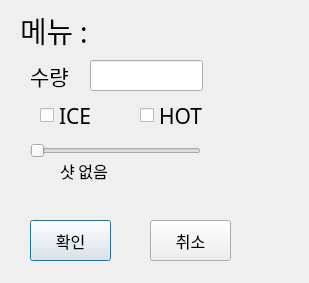
<?xml version="1.0" encoding="UTF-8"?>
<ui version="4.0">
 <class>order</class>
 <widget class="QDialog" name="order">
  <property name="windowModality">
   <enum>Qt::ApplicationModal</enum>
  </property>
  <property name="geometry">
   <rect>
    <x>0</x>
    <y>0</y>
    <width>309</width>
    <height>283</height>
   </rect>
  </property>
  <property name="font">
   <font>
    <family>휴먼둥근헤드라인</family>
    <pointsize>12</pointsize>
   </font>
  </property>
  <property name="windowTitle">
   <string>카페주문</string>
  </property>
  <widget class="QLabel" name="menu_label">
   <property name="geometry">
    <rect>
     <x>20</x>
     <y>10</y>
     <width>281</width>
     <height>41</height>
    </rect>
   </property>
   <property name="font">
    <font>
     <family>휴먼둥근헤드라인</family>
     <pointsize>22</pointsize>
    </font>
   </property>
   <property name="text">
    <string>메뉴 : </string>
   </property>
  </widget>
  <widget class="QCheckBox" name="ice_checkbox">
   <property name="geometry">
    <rect>
     <x>40</x>
     <y>90</y>
     <width>71</width>
     <height>51</height>
    </rect>
   </property>
   <property name="font">
    <font>
     <family>휴먼둥근헤드라인</family>
     <pointsize>16</pointsize>
    </font>
   </property>
   <property name="text">
    <string>ICE</string>
   </property>
  </widget>
  <widget class="QCheckBox" name="hot_checkbox">
   <property name="geometry">
    <rect>
     <x>140</x>
     <y>90</y>
     <width>91</width>
     <height>51</height>
    </rect>
   </property>
   <property name="font">
    <font>
     <pointsize>16</pointsize>
    </font>
   </property>
   <property name="text">
    <string>HOT</string>
   </property>
  </widget>
  <widget class="QPushButton" name="check_button">
   <property name="geometry">
    <rect>
     <x>30</x>
     <y>220</y>
     <width>81</width>
     <height>41</height>
    </rect>
   </property>
   <property name="text">
    <string>확인</string>
   </property>
  </widget>
  <widget class="QPushButton" name="cancel_button">
   <property name="geometry">
    <rect>
     <x>150</x>
     <y>220</y>
     <width>81</width>
     <height>41</height>
    </rect>
   </property>
   <property name="text">
    <string>취소</string>
   </property>
  </widget>
  <widget class="QLabel" name="shotcost_label">
   <property name="geometry">
    <rect>
     <x>60</x>
     <y>160</y>
     <width>171</width>
     <height>21</height>
    </rect>
   </property>
   <property name="text">
    <string>샷 없음</string>
   </property>
  </widget>
  <widget class="QSlider" name="shot_slider">
   <property name="geometry">
    <rect>
     <x>30</x>
     <y>140</y>
     <width>171</width>
     <height>22</height>
    </rect>
   </property>
   <property name="cursor">
    <cursorShape>ArrowCursor</cursorShape>
   </property>
   <property name="maximum">
    <number>2</number>
   </property>
   <property name="orientation">
    <enum>Qt::Horizontal</enum>
   </property>
  </widget>
  <widget class="QLineEdit" name="num_line">
   <property name="geometry">
    <rect>
     <x>90</x>
     <y>60</y>
     <width>113</width>
     <height>31</height>
    </rect>
   </property>
  </widget>
  <widget class="QLabel" name="num_label">
   <property name="geometry">
    <rect>
     <x>30</x>
     <y>60</y>
     <width>51</width>
     <height>31</height>
    </rect>
   </property>
   <property name="font">
    <font>
     <pointsize>16</pointsize>
    </font>
   </property>
   <property name="text">
    <string>수량</string>
   </property>
  </widget>
 </widget>
 <resources/>
 <connections>
  <connection>
   <sender>cancel_button</sender>
   <signal>clicked()</signal>
   <receiver>order</receiver>
   <slot>cancel_clicked()</slot>
   <hints>
    <hint type="sourcelabel">
     <x>173</x>
     <y>234</y>
    </hint>
    <hint type="destinationlabel">
     <x>197</x>
     <y>180</y>
    </hint>
   </hints>
  </connection>
  <connection>
   <sender>ice_checkbox</sender>
   <signal>clicked()</signal>
   <receiver>order</receiver>
   <slot>ice_clicked()</slot>
   <hints>
    <hint type="sourcelabel">
     <x>80</x>
     <y>108</y>
    </hint>
    <hint type="destinationlabel">
     <x>235</x>
     <y>131</y>
    </hint>
   </hints>
  </connection>
  <connection>
   <sender>hot_checkbox</sender>
   <signal>clicked()</signal>
   <receiver>order</receiver>
   <slot>hot_clicked()</slot>
   <hints>
    <hint type="sourcelabel">
     <x>186</x>
     <y>106</y>
    </hint>
    <hint type="destinationlabel">
     <x>206</x>
     <y>82</y>
    </hint>
   </hints>
  </connection>
  <connection>
   <sender>check_button</sender>
   <signal>clicked()</signal>
   <receiver>order</receiver>
   <slot>check_clicked()</slot>
   <hints>
    <hint type="sourcelabel">
     <x>72</x>
     <y>235</y>
    </hint>
    <hint type="destinationlabel">
     <x>123</x>
     <y>197</y>
    </hint>
   </hints>
  </connection>
  <connection>
   <sender>shot_slider</sender>
   <signal>valueChanged(int)</signal>
   <receiver>order</receiver>
   <slot>shot_changed()</slot>
   <hints>
    <hint type="sourcelabel">
     <x>128</x>
     <y>140</y>
    </hint>
    <hint type="destinationlabel">
     <x>52</x>
     <y>186</y>
    </hint>
   </hints>
  </connection>
 </connections>
 <slots>
  <slot>cancel_clicked()</slot>
  <slot>ice_clicked()</slot>
  <slot>hot_clicked()</slot>
  <slot>check_clicked()</slot>
  <slot>shot_changed()</slot>
 </slots>
</ui>
